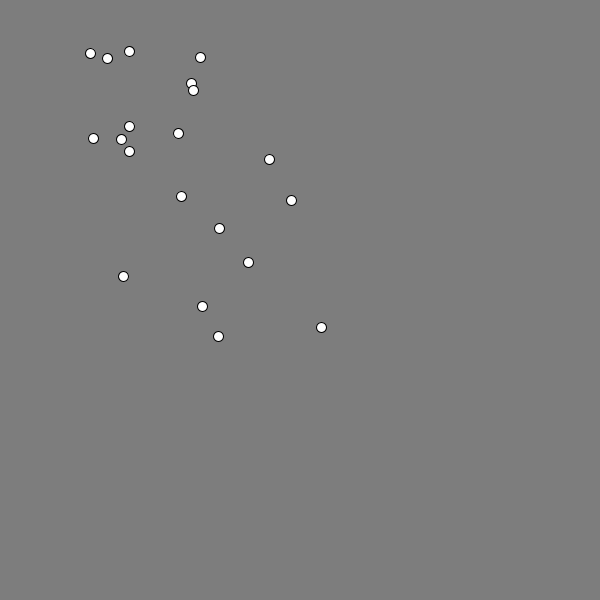
Frame 1 (no input)
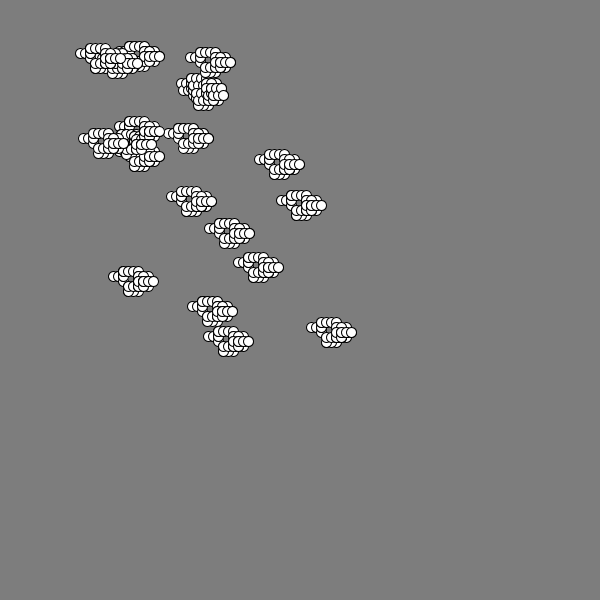
Frame 60 (the mouse pressed at the canvas centre just before this capture)
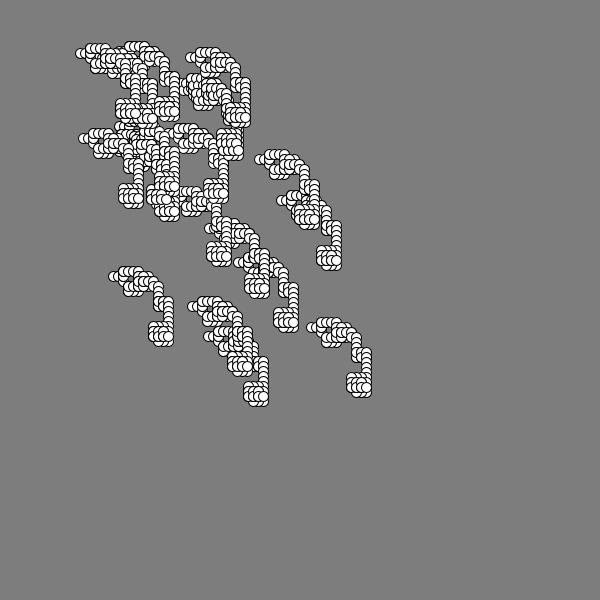
Frame 120 (the mouse held since frame 60 and released just before this capture)

The Processing sketch that drew these frames (run headless with seeded random() and noise(); from frame 60 on, the mouse is pressed at the canvas centre):

// Processing sketch: sketch_9
// ── sketch_9.pde
/*
this sketch draws an ellipse that has a 25% chance of 
moving up, left, down or right.

use arrays to create a group of these 'random walkers'
instead of only displaying one. replace the position 
variables with arrays and loop to give them values, 
increment their positions, and draw their corresponding 
ellipses.
*/

//float xPos;
//float yPos;
float[] xPos = new float[20];
float[] yPos = new float[20];

void setup() {
  size(600, 600);
  //xPos = width/2;
  //yPos = height/2;
  frameRate(15);
  background(125);
  for(int i =0; i< xPos.length; i++){
    xPos[i] = random(0,200) + 10 * i;
    yPos[i] = random(0,200) + 10 * i;
  }
}

void draw() {
  
  for(int i =0; i< 20; i++){
    ellipse(xPos[i], yPos[i], 10, 10);
  }

  float r = random(4);

for(int i = 0; i< 20; i++){
  if (int(r) == 0) {
    xPos[i] += 5;
  } else if (int(r) == 1) {
    xPos[i] -= 5;
  } else if (int(r) == 2) {
    yPos[i] += 5;
  } else if (int(r) == 3) {
    yPos[i] -= 5;
  }
}
} 
